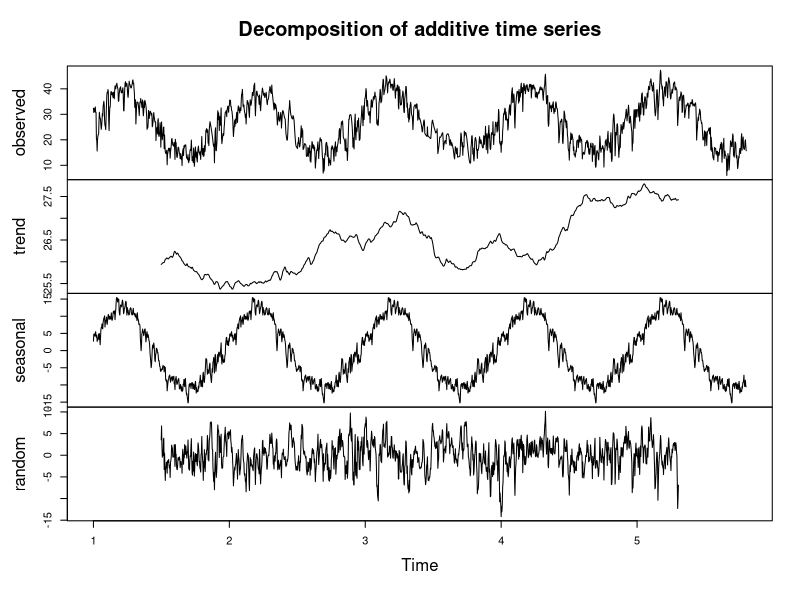
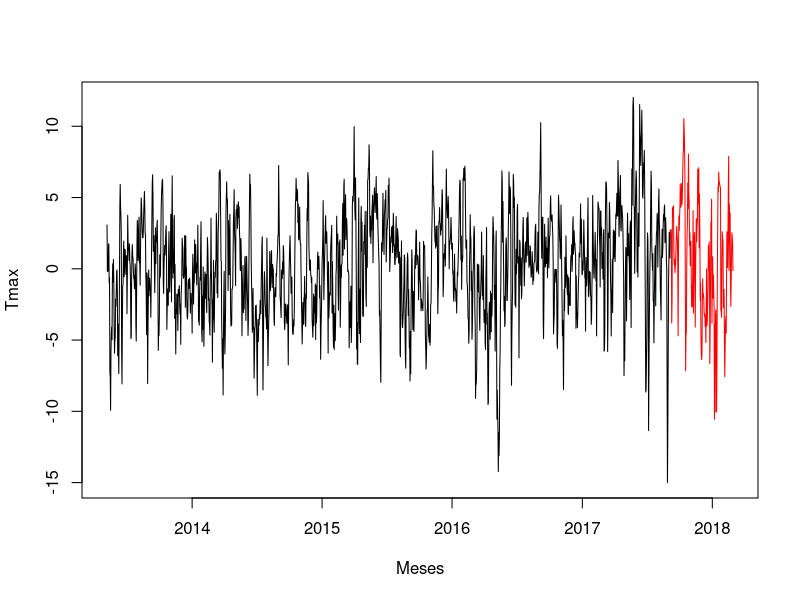
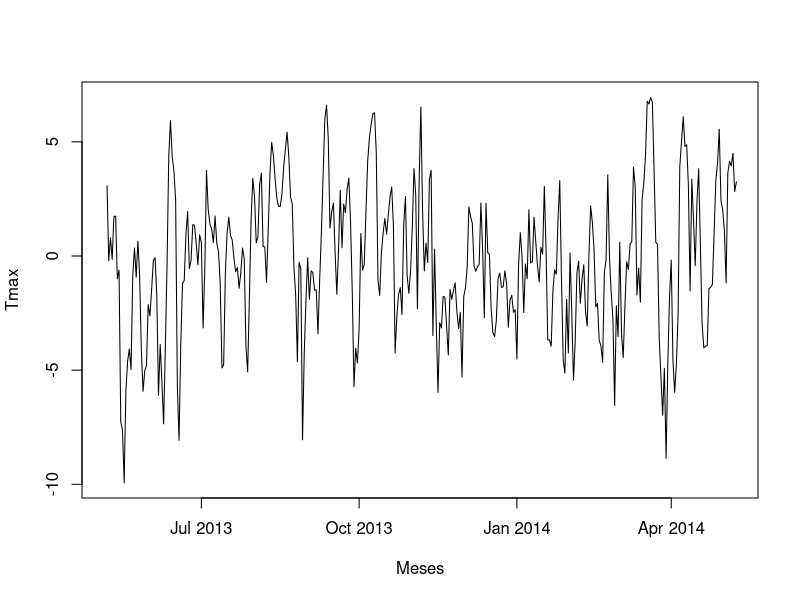
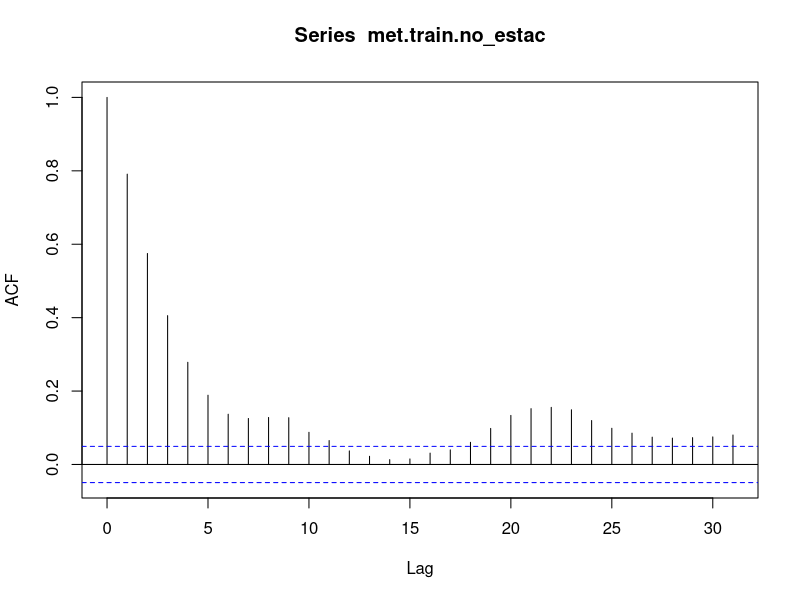
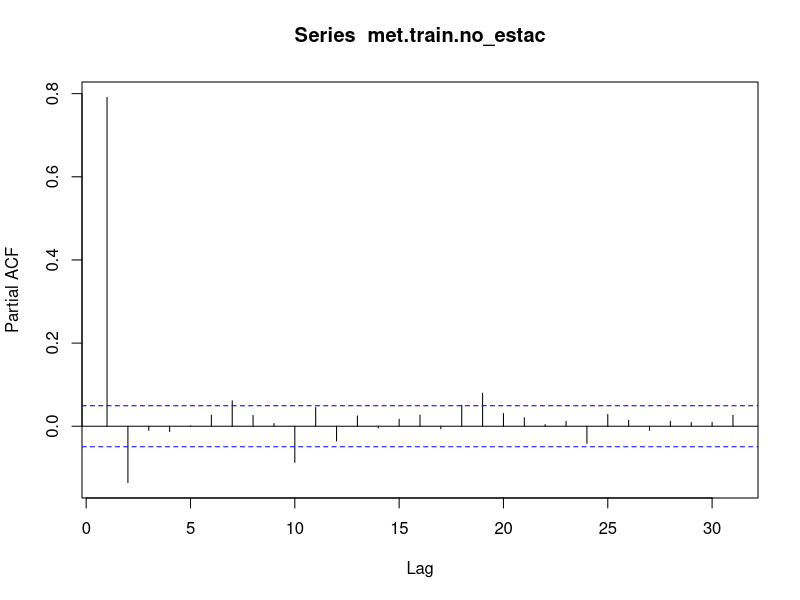
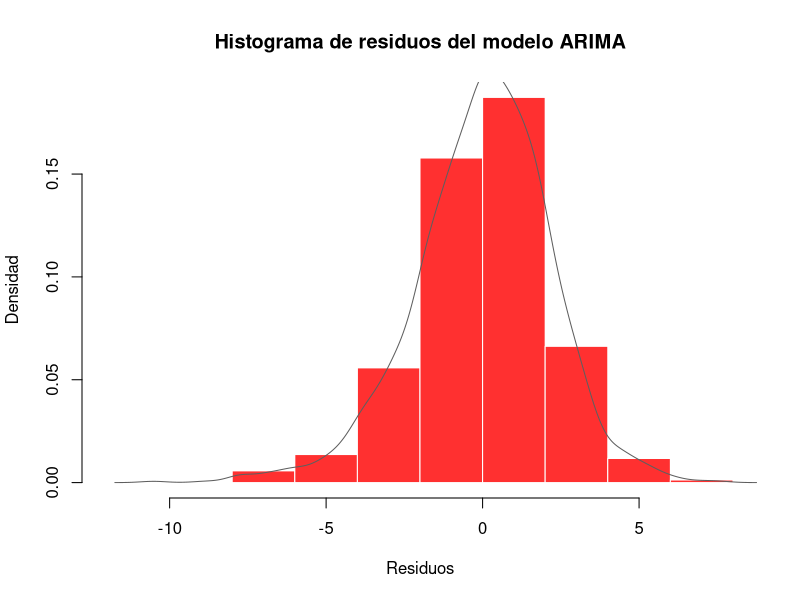
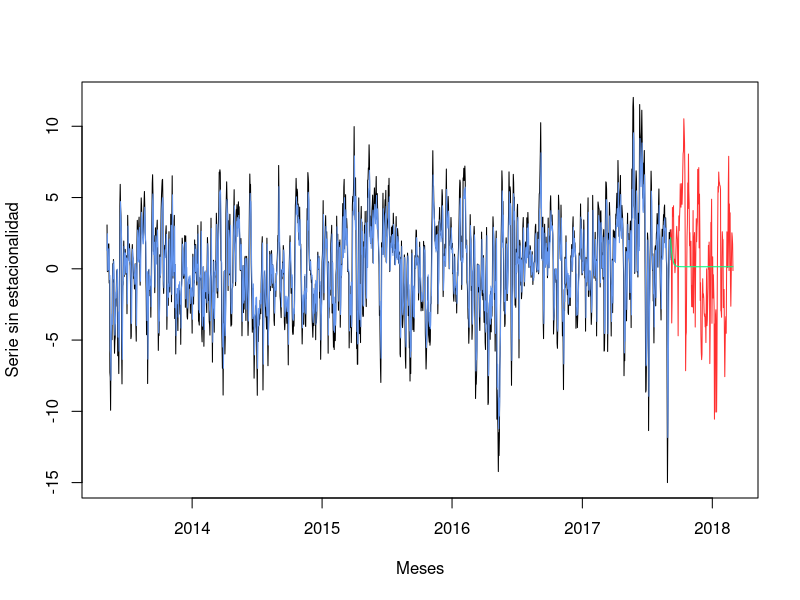
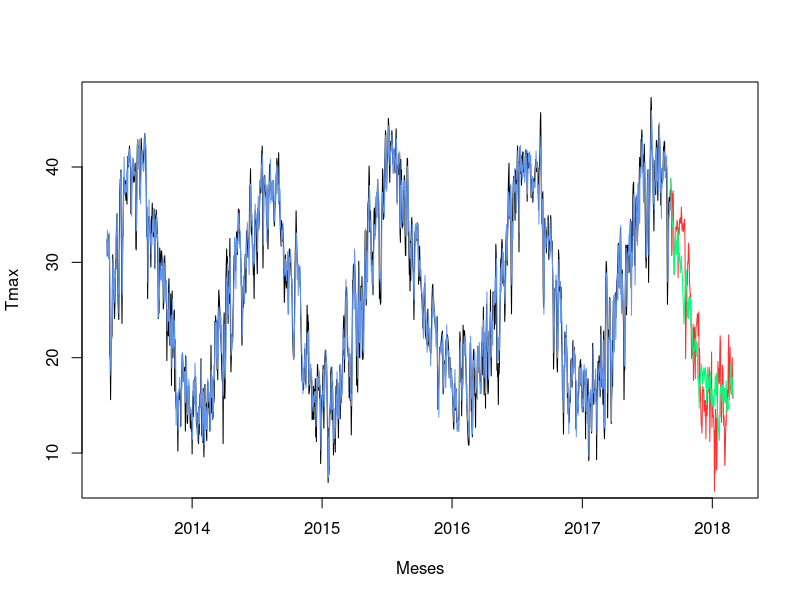

Source code (R) for these figures, in order:
# Nicolás, Cubero
# Ejercicio autónomo I. Series temporales. Curso 2019-2020

library('tseries')
library('ggplot2')

# Cargar la serie diaria
met <- read.csv('Estacion5361X_diaria.txt', sep=';')
met$Fecha <- as.Date(met$Fecha, format='%Y-%m-%d')

# Dividir el conjunto de datos en train y test,
# (se reserva el 90 % para train y 10 % para test)
met.train <- met$Tmax[1:as.integer(0.9*length(met$Tmax))]
met.train.time <- met$Fecha[1:as.integer(0.9*length(met$Fecha))]

met.test <- met$Tmax[as.integer(0.9*length(met$Tmax)+1):length(met$Tmax)]
met.test.time <- met$Fecha[as.integer(0.9*length(met$Fecha)+1):length(met$Fecha)]

# Estudiar estacionalidad anual
met.anual <- ts(met[,2], frequency = 365)

# Descomponer la serie anualmente
desc.met.anual <- decompose(met.anual)

pdf('Tmax_diaria_decompose.pdf')
plot(desc.met.anual)
dev.off()

# Estimar estacionalidad
met.train.matrix <- matrix(data = met.train[1:((length(met.train)%/%365)*365)],
                           ncol = 365, byrow = TRUE)
estac.met.train <- apply(met.train.matrix, FUN=mean, MARGIN = 2)

rep.estac.met.train <- c(rep(estac.met.train,
                             length(met$Tmax)%/%length(estac.met.train)),
                         estac.met.train[1:(length(met$Tmax)%%length(estac.met.train))])

met.train.no_estac <- met.train - rep.estac.met.train[1:as.integer(0.9*length(rep.estac.met.train))]
met.test.no_estac <- met.test - rep.estac.met.train[as.integer(0.9*length(rep.estac.met.train)+1):length(rep.estac.met.train)]

# Representar la serie sin estacionalidad anual
pdf('Tmax_diaria_sin_estacionalidad_anual.pdf', width = 20)
plot(x = met.train.time, y = met.train.no_estac, type = "l",
     xlim=c(met.train.time[1], met.test.time[length(met.test.time)]),
     xlab='Meses', ylab='Tmax')
lines(met.test.time, met.test.no_estac, col='red')
dev.off()

# Representar el primer año
pdf('Tmax_diaria_sin_estacionalidad_anual_primer_ano.pdf', width = 20)
plot(x = met.train.time[1:365], y = met.train.no_estac[1:365], type = "l",
     xlim=c(met.train.time[1], met.train.time[1] + 365 ),
     xlab='Meses', ylab='Tmax')
dev.off()

# Test ADF para comprobar la estacionariedad de la serie
adf.test(met.train.no_estac)


# test ACF y test PACF de la serie con los residuos
pdf('Tmax_diaria_sin_estacionalidad_ACF.pdf')
acf(met.train.no_estac)
dev.off()

pdf('Tmax_diaria_sin_estacionalidad_PACF.pdf')
pacf(met.train.no_estac)
dev.off()

# Elaborar modelo ARIMA(1,0,0)
model.arima <- arima(met.train.no_estac, order = c(1,0,0))
model.arima

# Comprobar la normalidad de los residuos del modelo
Box.test(model.arima$residuals)
shapiro.test(model.arima$residuals)
jarque.bera.test(model.arima$residuals)

# Visualizar la distribución de los errores
pdf('Tmax_diaria_arima_1-0-0.pdf')
hist(model.arima$residuals, prob=T, col='firebrick1',
     main = 'Histograma de residuos del modelo ARIMA',
     border='white', xlab = 'Residuos', ylab='Densidad')
lines(density(model.arima$residuals), col='gray37')
dev.off()

# Predecir los conjuntos de train y test y evaluar el modelo
train.pred <- met.train.no_estac - model.arima$residuals # Train

arima.pred.test <- predict(model.arima, n.ahead = length(met.test.no_estac))
test.pred <- arima.pred.test$pred # Test

# Calcular los errores sobre el conjunto de train y test
sse.arima.train <- sum((model.arima$residuals)^2)
sse.arima.test <- sum((test.pred-met.test.no_estac)^2)

cat('Error SSE cometido sobre el conjunto de train: ', sse.arima.train, fill=T)
cat('Error SSE cometido sobre el conjunto de test: ', sse.arima.test, fill=T)

# Visualizar gráficamente la predición junto con los datos reales
pdf('Tmax_diaria_prediccion_sin_estacionalidad_arima-1-0-0.pdf', width = 20)
plot(x = met.train.time, y = met.train.no_estac,
     xlim=c(met.train.time[1], met.test.time[length(met.test.time)]),
     xlab='Meses', ylab='Serie sin estacionalidad', type = "l")
lines(met.test.time, met.test.no_estac, col='firebrick1')
lines(met.train.time, train.pred, col='cornflowerblue')
lines(met.test.time, test.pred, col='springgreen')
legend(x=24200, y=-2.10, legend = c('train - Valores reales', 'test - Valores reales',
                                    'train - Valores estimados', 'test - Valores estimados'),
       fill = c('black', 'firebrick1', 'cornflowerblue', 'springgreen'))
dev.off()

# Añadir estacionalidad sobre prediciones
train.pred.est <- train.pred + rep.estac.met.train[1:as.integer(0.9*length(rep.estac.met.train))]
test.pred.est <- test.pred + rep.estac.met.train[as.integer(0.9*length(rep.estac.met.train)+1):length(rep.estac.met.train)]

# Visualizar gráficamente la predición junto con los datos reales
pdf('Tmax_diaria_prediccion_arima-1-0-0.pdf', width = 20)
plot(x = met.train.time, y = met.train,
     xlim=c(met.train.time[1], met.test.time[length(met.test.time)]),
     xlab='Meses', ylab='Tmax', type = "l")
lines(met.test.time, met.test, col='firebrick1')
lines(met.train.time, train.pred.est, col='cornflowerblue')
lines(met.test.time, test.pred.est, col='springgreen')
legend(x=24160, y=27, legend = c('train - Valores reales', 'test - Valores reales',
                                 'train - Valores estimados', 'test - Valores estimados'),
       fill = c('black', 'firebrick1', 'cornflowerblue', 'springgreen'))
dev.off()

### Predecir toda la serie con el modelo ARIMA

# Eliminar estacionalidad anual de la serie completa
met.matrix <- matrix(data = met$Tmax[1:((length(met$Tmax)%/%365)*365)],
                     ncol = 365, byrow = TRUE)
estac.met <- apply(met.matrix, FUN=mean, MARGIN = 2)

rep.estac.met <- c(rep(estac.met,
                       length(met.anual)/length(estac.met)),
                   estac.met[1:(length(met.anual)%%length(estac.met))])

met.no_estac <- met$Tmax - rep.estac.met

# Ajustar modelo ARIMA (1,0,0)
model.arima.full <- arima(met.no_estac, order = c(1,0,0))
model.arima.full

# Predecir la siguiente semana
pred.arima <- predict(model.arima.full, n.ahead = 7)
pred <- pred.arima$pred

# Mostrar el error residual
cat('Error SSE cometido sobre los datos de entrenamiento: ',
    sum(pred.arima$se**2), fill = T)

# Añadir estacionalidad para el tramo predicho
pred.estac.met <- estac.met[(((1:7)+length(met$Tmax))%%length(estac.met)) + 1]
pred.estac <- pred + pred.estac.met

# Mostrar predición realizada
print(pred.estac)

# Mostrar gráfica con la predición
pdf('Tmax_predicion_primera_semana_marzo.pdf', width = 20)
plot(as.numeric(pred.estac), xlab='Días de Marzo de 2018',
     ylab='Tmax', type = "l", col = "firebrick1")
dev.off()

# Mostrar gráfica original junto con la predición
pdf('Tmax_predicion_primera_semana_marzo_serie_completa.pdf', width = 20)
plot(x = met$Fecha, y = met$Tmax,
     xlim=c(met$Fecha[1], met$Fecha[length(met$Fecha)]+2),
     xlab='Año', ylab='Tmax', type = "l", col = "gray37")
lines((met$Fecha[length(met$Fecha)]):(met$Fecha[length(met$Fecha)]+1),
      c(met$Tmax[length(met$Tmax)], pred.estac[1]), col='firebrick1', lty = "dashed")
lines((met$Fecha[length(met$Fecha)]+1):(met$Fecha[length(met$Fecha)]+7),
      pred.estac, col='firebrick1')
legend(x=241, y=27, legend = c('Serie original', 'Predición'),
       fill = c('gray37', 'firebrick1'))
dev.off()
